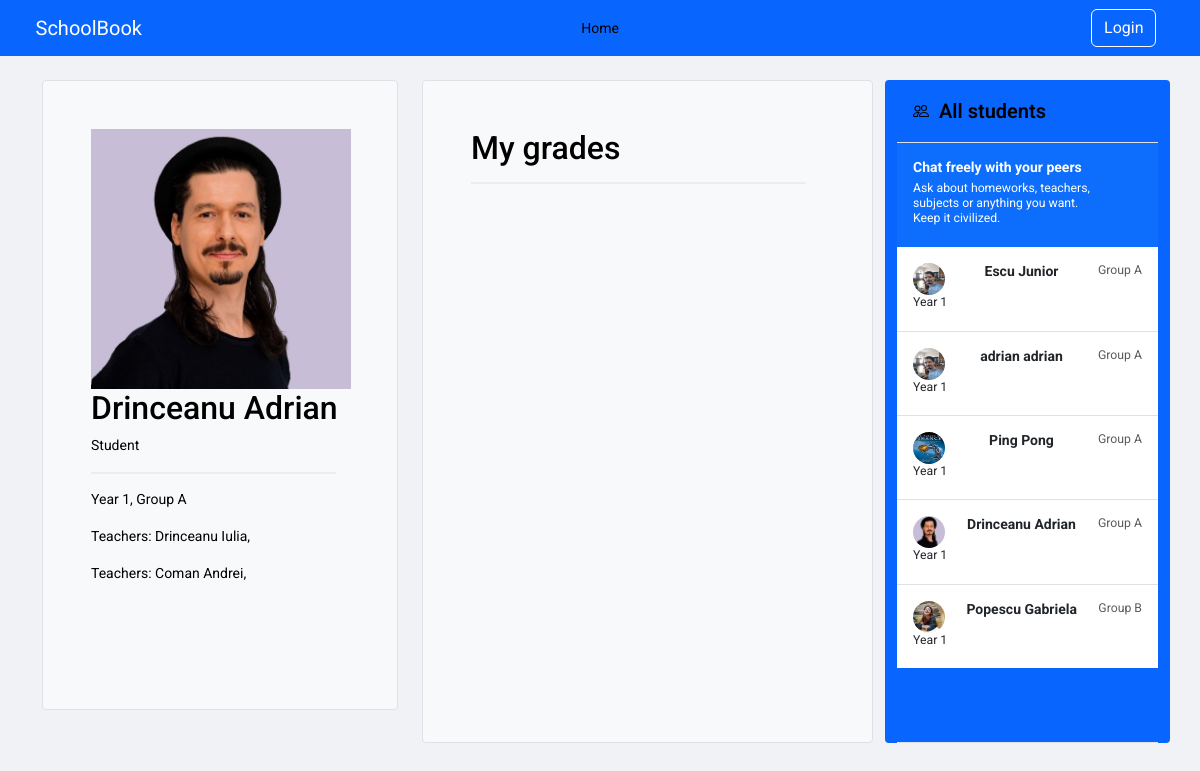
Before: /student/drinceanu_adrian/grades/ with the older database file.
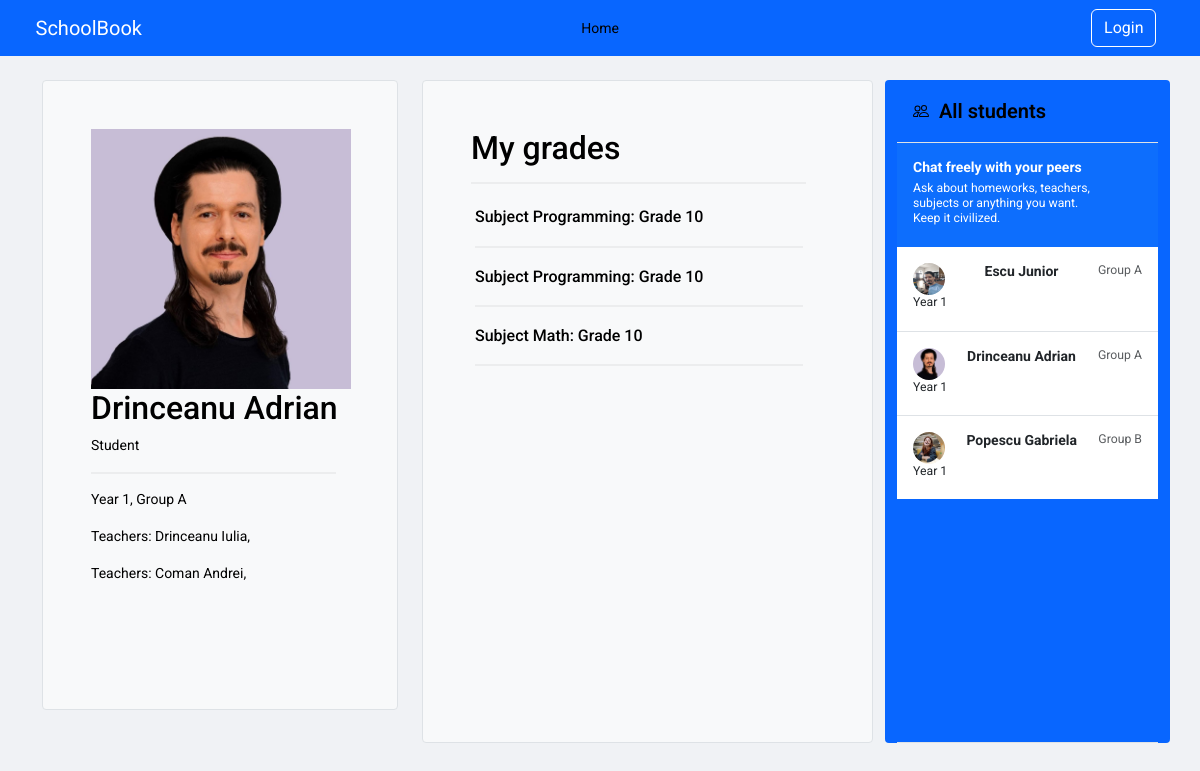
After: the same page with the newer database file.
### core/models.py (models this page shows, shortened)
class Teacher(models.Model):
    name = models.CharField(max_length=150)
    subjects = models.ManyToManyField('Subject', related_name='teachers')
    phone = models.CharField(max_length=150, null=True)
    group = models.ForeignKey(Group, on_delete=models.SET_NULL, null=True, blank=True)
    user = models.OneToOneField(User, on_delete=models.CASCADE, null=True)
    profile_pic = models.ImageField(upload_to='static/images' ,null=True, blank=True)

class Student(models.Model):
    user = models.OneToOneField(User, on_delete=models.CASCADE, null=True)
    first_name = models.CharField(max_length=150, null=True)
    last_name = models.CharField(max_length=150, null=True)
    group = models.ForeignKey(Group, on_delete=models.SET_NULL, null=True, blank=True)
    phone = models.CharField(max_length=150,null=True)
    parents = models.ManyToManyField(Parent, related_name='children')
    teachers = models.ManyToManyField(Teacher, related_name='pupils')
    year = models.ForeignKey(Year, on_delete=models.CASCADE, related_name='students')
    year_group = models.ForeignKey(YearGroup, on_delete=models.CASCADE, related_name='students')
    subjects = models.ManyToManyField('Subject', related_name='students')
    profile_pic = models.ImageField(upload_to='static/images',null=True, blank=True)

class YearGroup(models.Model):
    name = models.CharField(max_length=200)
    def __str__(self) -> str:
        return f"Group {self.name}"

class Year(models.Model):
    year = models.IntegerField(default=1)
    teachers = models.ManyToManyField(Teacher)
    def __str__(self) -> str:
        return f"Year {self.year}"

class StudentGrade(models.Model):
    student = models.ForeignKey(Student, on_delete=models.CASCADE)
    subject = models.ForeignKey(Subject, on_delete=models.CASCADE)
    grade = models.ForeignKey(Grade, on_delete=models.CASCADE)

class Subject(models.Model):
    name = models.CharField(max_length=200)
    def __str__(self) -> str:
        return f"Subject {self.name}"

class Grade(models.Model):
    grade = models.IntegerField()
    def __str__(self) -> str:
        return f"Grade {self.grade}"

### core/views.py (the view)
# urls.py: path('student/<str:username>/grades/', views.student_profile_grades, name='student_profile_grades'),
def student_profile_grades(request, username):
    student = get_object_or_404(Student,  user__username=username)
    all_students = Student.objects.all()
    year = student.year
    year_group = student.year_group
    grades = student.studentgrade_set.all()
    teachers = student.teachers.all()
    return render(request, 'student_grades.html', {'student': student, 'all_students': all_students, \
                                            'year': year, 'year_group': year_group, 'grades': grades, \
                                            'teachers': teachers})

### core/templatetags/group_check.py (called while the page is built)
@register.filter(name="in_group")
def in_group(user, group_name):
    return user.groups.filter(name=group_name).exists()

### core/templates/student_grades.html (shortened to what this page needs)
{% extends 'base.html' %}
{% load static %}
{% block content %}
<main>
  <div class="container py-4">
    <div class="row  ">
      <div class="col-md-4" style="height: 630px;  position: sticky; top: 50px;" >
        <div class="h-100 p-5 text-bg-light rounded-1 border">
          <img style='width:260px; height:auto;' src="{{ student.profile_pic.url }}" class="card-img-top" alt="{{ student.first_name }} {{ student.last_name }}">
          <h2>{{ student.first_name }} {{ student.last_name }}</h2>
          <p>Student</p>
          <hr class="styled-hr">
          <p>{{ year }}, {{ year_group }}</p>
          {% for teacher in student.teachers.all %}
            <p>Teachers: {{teacher.name}}, </p>
          {% endfor %}
        </div>
      </div>
      <div class="col-md-5">
        <div class="h-100 p-5  text-bg-light border rounded-1" >
          <h2>My grades</h2>
                  <hr class="styled-hr">
                  <div class="p-1 gap-3 py-1 w-100 ">
                    <div class="list-group">
                        {% for grade in grades %}
                        <div class="d-flex py-1 w-100 justify-content-between ">
                            <div>
                                <h6 class="mb-0">{{ grade.subject }}: {{ grade.grade }}</h6>
                            </div>
                        </div>
                        <hr class="styled-hr">
                        {% endfor %}
                    </div>
                </div>
        </div>
      </div>
    <div class="col-md-3 d-flex flex-column align-items-stretch flex-shrink-0 bg-body-tertiary rounded-1">
      <a href=# class="d-flex align-items-center flex-shrink-0 p-3 link-body-emphasis text-decoration-none border-bottom">
        <span class="fs-5 fw-semibold"> &nbsp; All students</span>
      </a>
      <div class="list-group list-group-flush border-bottom scrollarea">
        <a href="#" class="list-group-item list-group-item-action active py-3 lh-sm" aria-current="true">
          <div class="d-flex w-100 align-items-center justify-content-between">
            <strong class="mb-1">Chat freely with your peers</strong>
          </div>
          <div class="col-10 mb-1 small">Ask about homeworks, teachers, subjects or anything you want. Keep it civilized.</div>
        </a>
        {% for student in all_students %}
          <a href="{% url 'student_student_profile' username=student.user.username %}" class="list-group-item list-group-item-action py-3 lh-sm">
            <div class="d-flex w-100 justify-content-between">
              <img src="{{ student.profile_pic.url }}"  width="32" height="32" class="rounded-circle flex-shrink-0">
              <strong class="mb-1">{{ student.first_name }} {{ student.last_name }}</strong>
              <small class="text-body-secondary">{{ student.year_group }}</small>
            </div>
            <div class="col-10 mb-1 small">{{ student.year }}</div>
          </a>
        {% endfor %}
      </div>
    </div>
</div>
</main>
{% endblock %}

Changed rows visible on the page:
removed Student: profile_pic (picture), first_name "adrian", last_name "adrian", year_group "Group A", year "Year 1"
removed Student: profile_pic (picture), first_name "Ping", last_name "Pong", year_group "Group A", year "Year 1"
added StudentGrade: subject "Subject Programming", grade "Grade 10"
added StudentGrade: subject "Subject Programming", grade "Grade 10"
added StudentGrade: subject "Subject Math", grade "Grade 10"
